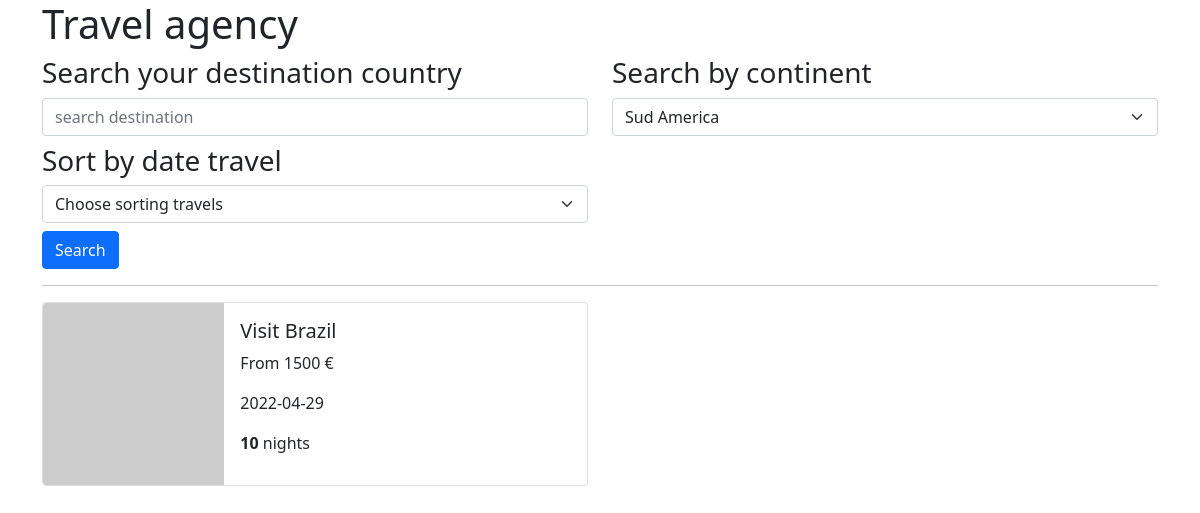
The app's page /index.php?continent=5 with its own data.
### tables this page shows
CREATE TABLE `travel` (
  `id` int(11) NOT NULL,
  `destination` varchar(255) NOT NULL,
  `image` varchar(255) NOT NULL,
  `price` float NOT NULL,
  `start_date` date NOT NULL,
  `duration` int(11) NOT NULL,
  `continent_id` int(11) NOT NULL
);

### controllers/TravelController.php (called while the page is built)
<?php
require_once '.\models\TravelManager.php';
require_once '.\models\ContinentManager.php';
class TravelController {
  private $travelManager;
  private $continentManager;
  public function __construct()
  {
    $this->travelManager = new TravelManager();
    $this->continentManager = new ContinentManager();
  }
  private function showAllContinents()
  {
    return $this->continentManager->getAllContinents();
  }
  public function showHomePage(string $country, int $continent_id, string $sortingDate)
  {
    $travels = $this->travelManager->getTravels($country, $continent_id, $sortingDate);
    $continents = $this->showAllContinents();
    require_once '.\views\home.view.php';
  }
}

### index.php (called while the page is built)
<?php
require_once __DIR__ . '\controllers\TravelController.php';
$travelController = new TravelController();
$destination = $_GET['q'] ?? "";
$continent_id = $_GET['continent'] ?? 0;
$sortingDate =  $_GET['date'] ?? "";
$travelController->showHomePage($destination, $continent_id, $sortingDate);

### models/Database.php (called while the page is built)
<?php
  abstract class Database {
    private $conn;
    protected function getConnection()
    {
      if ($this->conn == null) {
        try {
          $this->conn = new PDO('mysql:dbname=travel-agency;host=localhost', 'root', '');
        }
        catch(Exception $e) {
          echo $e->getMessage();
        }
      }
      return $this->conn;
    }
  }

### models/ContinentManager.php (called while the page is built)
<?php
require_once 'Database.php';
require_once 'ContinentModel.php';
class ContinentManager extends Database {
  public function getAllContinents()
  {
    $stmt = $this->getConnection()->prepare('SELECT * FROM continent') ;
    $stmt->execute();
    $stmt->setFetchMode(PDO::FETCH_CLASS, 'ContinentModel');
    $continents = $stmt->fetchAll();
    return $continents;
  }
}

### models/ContinentModel.php (called while the page is built)
<?php
class ContinentModel {
  private $id;
  private $name;
  public function getName()
  {
    return $this->name;
  }
  public function getId()
  {
    return $this->id;
  }
}

### models/TravelManager.php (called while the page is built, shortened)
<?php
require_once 'Database.php';
require_once 'TravelModel.php';
class TravelManager extends Database {
  public function getTravels(string $country, int $continent_id, string $sortingDate)
  {
    $query = "SELECT * FROM travel";
    if (!empty($country) && !empty($continent_id)) {
      $query .= " WHERE continent_id = :continent_id AND destination LIKE :destination";
    } elseif (!empty($continent_id)) {
      $query .= " WHERE continent_id = :continent_id";
    } elseif (!empty($country)) {
      $query .= " WHERE destination LIKE :destination";
    }
    if (!in_array($sortingDate, ['ASC', 'DESC'])) {
      $sortingDate = "ASC";
    }
    $query .=  " ORDER BY start_date " . $sortingDate;
    $stmt = $this->getConnection()->prepare($query);
    if (!empty($continent_id)) $stmt->bindValue(':continent_id', $continent_id, PDO::PARAM_INT);
    $stmt->execute();
    $stmt->setFetchMode(PDO::FETCH_CLASS, 'TravelModel');
    $result = $stmt->fetchAll();
    return $result;
  }
}

### models/TravelModel.php (called while the page is built)
<?php
class TravelModel {
  private $destination;
  private $start_date;
  private $image;
  private $price;
  private $duration;
  public function getDetination()
  {
    return $this->destination;
  }
  public function getImage()
  {
    return $this->image;
  }
  public function getStart_date()
  {
    return $this->start_date;
  }
  public function getPrice()
  {
    return $this->price;
  }
  public function getDuration()
  {
    return $this->duration;
  }
}

### views/home.view.php (the view, shortened to what this page needs)
<h1>Travel agency</h1>
<form action="">
  <div class="row">
    <div class="col-md-6">
      <h3>Search your destination country</h3>
      <div class="form-group">
        <input class="form-control mb-2" type="text" placeholder="search destination" name="q" value="<?= htmlentities($country) ?>">
      </div>
    </div>
    <div class="col-md-6">
      <h3>Search by continent</h3>
      <div class="form-group">
        <select class="form-select" aria-label="Default select example" name="continent" onchange="submit()">
          <?php foreach ($continents as $continent): ?>
            <option value="<?= $continent->getId(); ?>" <?= $continent_id == $continent->getId() ? 'selected' : '' ?>> <?= $continent->getName(); ?></option>
          <?php endforeach ?>
        </select>
      </div>
    </div>
    <div class="col-md-6">
      <h3>Sort by date travel</h3>
      <div class="form-group">
        <select class="form-select" aria-label="Default select example" name="date" onchange="submit()">
          <option value="">Choose sorting travels</option>
        </select>
      </div>
    </div>
  </div>
   <button class="btn btn-primary mt-2" type="submit">Search</button>
</form>
<hr class="border-2">
<div class="row mt-3">
  <?php foreach ($travels as $travel): ?>
    <div class="col-md-6">
      <div class="card mb-3">
        <div class="row g-0">
          <div class="col-md-4">
            <img src="<?= $travel->getImage() ?>" class="img-fluid rounded-start" alt="Travel image">
          </div>
          <div class="col-md-8">
            <div class="card-body">
              <h5 class="card-title">Visit <?= $travel->getDetination() ?></h5>
              <p class="card-text">From <?= $travel->getPrice()?> €</p>
              <p class="card-text"><?= $travel->getStart_date() ?></p>
              <p class="card-text"><strong><?= $travel->getDuration() ?></strong> nights</p>
            </div>
          </div>
        </div>
      </div>
    </div>
  <?php endforeach ?>
</div>
<?php require_once 'layout.view.php'; ?>

### records on screen
travel: destination "Brazil", price "1500", start_date "2022-04-29", duration "10"

### other values on screen
form field continent "Sud America"
